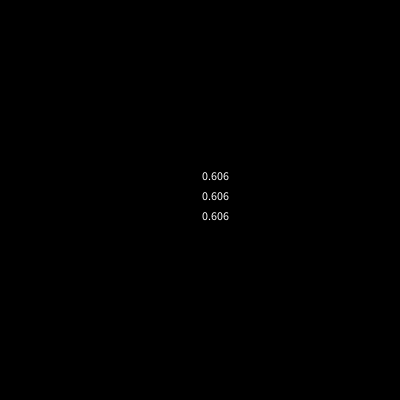
Frame 1 (no input)
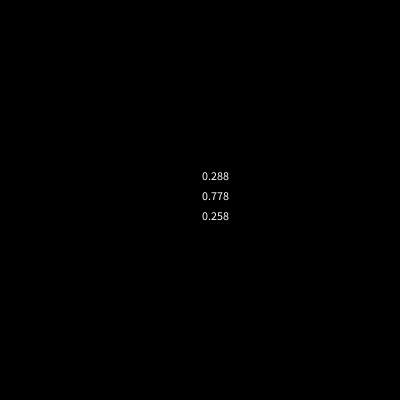
Frame 60 (the mouse pressed at the canvas centre just before this capture)
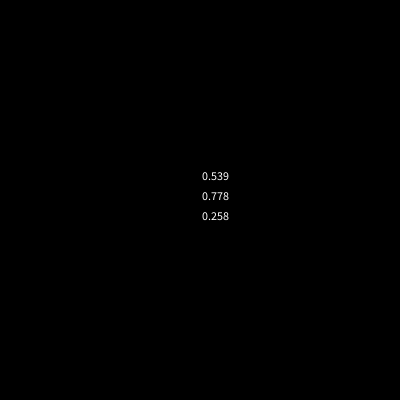
Frame 120 (the mouse held since frame 60 and released just before this capture)

The Processing sketch that drew these frames (run headless with seeded random() and noise(); from frame 60 on, the mouse is pressed at the canvas centre):

// Processing sketch: PerlinNoiseTest
// ── PerlinNoiseTest.pde
ArrayList<Float> nums = new ArrayList<Float>();

float max = 0;
float min = 1;

float index = 0;
void setup(){
 size(400, 400); 
 
}

void draw(){
 background(0);
 
 float num = noise(index, index, index);
 index += 0.1;
 
 if(num > max){
  max = num; 
 }
 if(num < min){
   min = num;
 }
 
 text(num, width / 2, -20 + height / 2);
 
 text(max, width / 2, height / 2);
 text(min, width / 2, height / 2 + 20);
}
